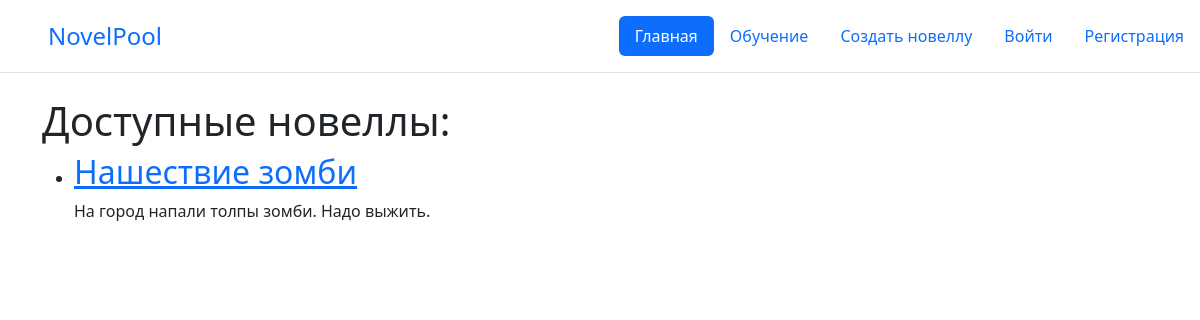
Before: / with the older database file.
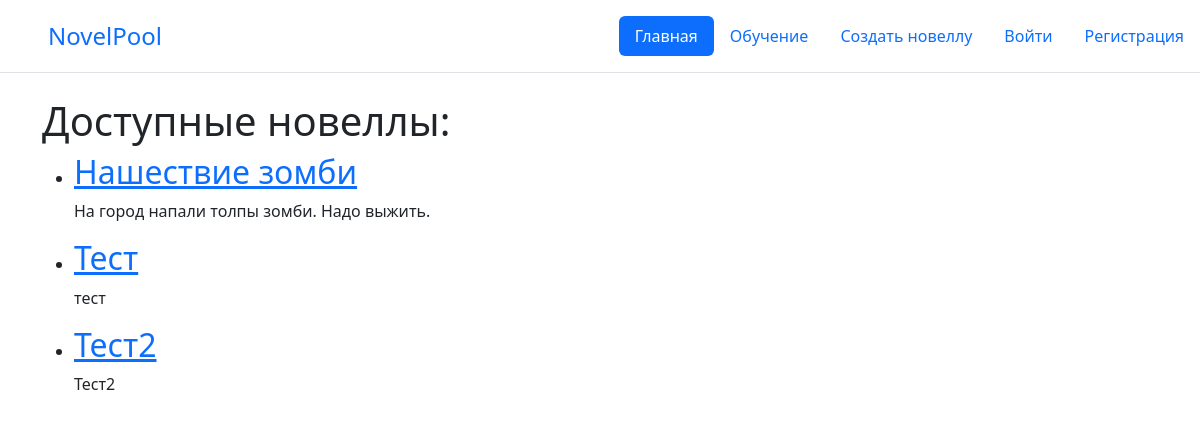
After: the same page with the newer database file.
### novelpoolapp/models.py (models this page shows, shortened)
class Novel(models.Model):
    name = models.CharField('Название', max_length=200)
    description = models.TextField('Описание')
    status = models.IntegerField('Статус',default=1)
    owner = models.ForeignKey(User, on_delete=models.CASCADE, verbose_name='Владелец')
    class Meta:
        verbose_name = 'Новелла'
        verbose_name_plural = 'Новеллы'

### novelpoolapp/views.py (the view)
# urls.py: path('', index, name='index'),
def index(request):
    novels = Novel.objects.all()
    context={
        'novels':novels,
        'user':request.user
    }
    return render(request, 'novelpool/index.html', context)

### novelpoolapp/templates/novelpool/index.html (shortened to what this page needs)
{% extends 'base.html' %}
{% block content %}
<h1>Доступные новеллы:</h1>
<ul>
{% for novel in novels %}
    <li><h2><a href = "{% url 'novel' novel_id=novel.id %}">{{ novel.name }}</a></h2></li>
    <p>{{ novel.description }}</p>
{% endfor %}
</ul>
{% endblock %}

### templates/base.html (shortened to what this page needs)
<!DOCTYPE html>
<html>
    <head>
        <link rel="stylesheet" href="https://cdn.jsdelivr.net/npm/bootstrap@5.2.3/dist/css/bootstrap.min.css">
    </head>
    <body>
        <header class="d-flex flex-wrap justify-content-center py-3 mb-4 border-bottom">
            <a href="/" class="d-flex align-items-center mb-3 mb-md-0 me-md-auto link-body-emphasis text-decoration-none">
                <svg class="bi me-2" width="40" height="32"><use xlink:href="#bootstrap"></use></svg>
                <span class="fs-4">NovelPool</span>
            </a>
            <ul class="nav nav-pills">
                <li class="nav-item"><a href="{% url 'index' %}" class="nav-link active" aria-current="page">Главная</a></li>
                <li class="nav-item"><a href="{% url 'tutorial' %}" class="nav-link">Обучение</a></li>
                <li class="nav-item"><a href="{% url 'create_novel' %}" class="nav-link">Создать новеллу</a></li>
                {% if not user.is_authenticated %}
                    <li class="nav-item"><a href="{% url 'login' %}"class="nav-link">Войти</a></li>
                    <li class="nav-item"><a href="{% url 'register' %}"class="nav-link">Регистрация</a></li>
                {% else %}
                    <li class="nav-item"><a href="{% url 'logout' %}?next=/"class="nav-link">Выход</a></li>
                {% endif %}
            </ul>
        </header>
        <div class="container">
        {% block content %}
        {% endblock %}
        </div>
    </body>
</html>

Changed rows visible on the page:
added Novel: name "Тест", description "тест"
added Novel: name "Тест2", description "Тест2"
